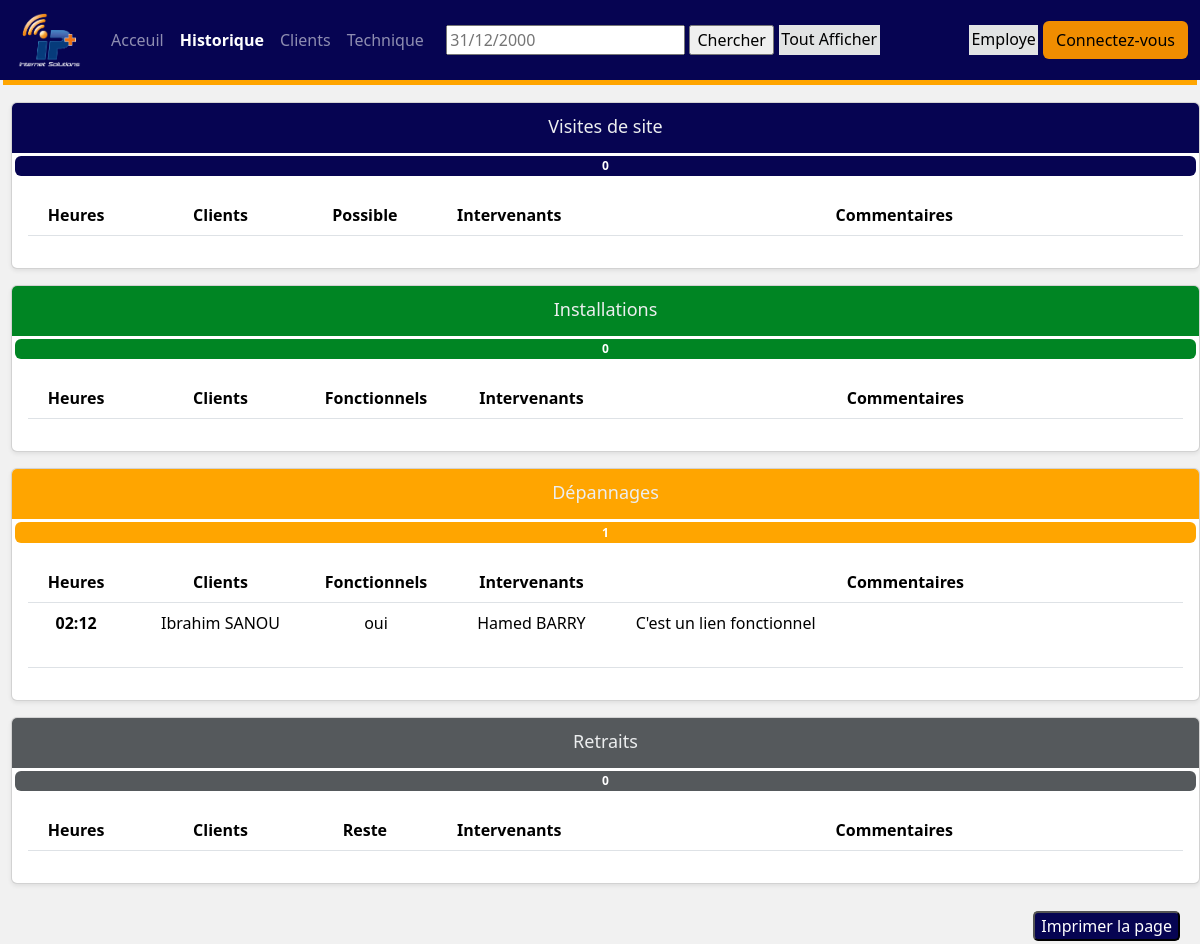
Page /historique/ on the committed database.
### home/models.py (models this page shows, shortened)
class Depannage(models.Model):
    date = models.DateField(auto_now_add=True)
    heure = models.TimeField(auto_now_add=True)
    client = models.ForeignKey(Client,on_delete=models.CASCADE)
    employe = models.ManyToManyField(Employe)
    etat = models.CharField(max_length=4,choices=choix, default="oui")
    comment = models.TextField(max_length=250)
    caractéristique = models.ImageField(upload_to='caracteristique',blank=True,null=True)
    mat = models.ImageField(upload_to='mat',blank=True,null=True)

class Client(models.Model):
    first_name = models.CharField(max_length=30)
    last_name = models.CharField(max_length=40)
    phone_number = models.IntegerField()
    routeur = models.ForeignKey(Routeur,on_delete=models.CASCADE,null=True)
    antenne = models.ForeignKey(Antenne,on_delete=models.CASCADE,null=True)

class Employe(models.Model):
    choix = [
        ('DG', 'Directeur Générale'),
        ('DAF', 'Directeur Affaire Financière'),
        ('DT', 'Directeur Technique'),
        ('Ingénieur', 'Ingénieur'),
        ('Technicien', 'Technicien'),
        ('Commercial', 'Commercial'),
    ]
    first_name = models.CharField(max_length=30)
    last_name = models.CharField(max_length=40)
    job = models.CharField(max_length=20,choices=choix,default='Technicien')
    phone_number = models.IntegerField()
    leave = models.BooleanField(default=False)
    profil = models.ImageField(upload_to='profil',null=True,blank=True)

### home/views.py (the view)
# urls.py: path('historique/', views.historique, name='historique'),
def historique(request,temps=datetime.now()):
    context={'form':Dateform()}
    if request.method == 'POST':
        form = Dateform(request.POST)
        if form.is_valid():
            form_date = str(request.POST['date'])
            if form_date != "":
                temps = datetime.strptime(str(form_date), '%d/%m/%Y')
                tmp = temps
    else:
        context['form'] = Dateform()
    visite = Visite.objects.filter(date=temps)
    installation = Installation.objects.filter(date=temps)
    depannage = Depannage.objects.filter(date=temps)
    retrait = Retrait.objects.filter(date=temps)
    context.update({
        'visites' : visite,
        'nbr_visite' : len(visite),
        'installations' : installation,
        'nbr_installation' : len(installation),
        'depannages' : depannage,
        'nbr_depannage' : len(depannage),
        'retraits' : retrait,
        'nbr_retrait' : len(retrait),
    })
    return render(request, 'home/historique.html', context)

### home/forms.py
class Dateform(forms.Form):
	date = forms.DateField(label="",input_formats=['%d/%m/%Y'],widget= forms.TextInput(attrs={'placeholder':'31/12/2000'}))

### home/templates/home/historique.html (shortened to what this page needs)
{% extends './base.html' %}
{% load static %}
    {% block recherche %}
    <form method="POST">
        {{form}}
      <input type="submit" value="Chercher">
    </form>
      <a href="{% url 'historiqueAll'%}" style="background-color: #E2E4E4;text-decoration: none;color: black; padding:0.4%;margin-left: 5px ;">
      Tout Afficher
      </a>
      <a href="{% url 'index'%}info/0" style="background-color: #E2E4E4;text-decoration: none;color: black; padding:0.4%;margin-left: 15% ;">
      Employe
      </a>
    {% endblock %}
    {% block content %}
        <br>
        <div class="voir">
          <br><br>
          <div>
            <div class="row g-3" style="margin-left: 3px ;">
              <div id="v">
                <div class="card shadow-sm">
                  <svg class="bd-placeholder-img card-img-top" width="100%" height="50" xmlns="http://www.w3.org/2000/svg" role="img" aria-label="Placeholder: Thumbnail" preserveAspectRatio="xMidYMid slice" focusable="false"><title>Placeholder</title><rect width="100%" height="100%" fill="#060452"/><text x="50%" y="50%" fill="#eceeef" dy=".3em">Visites de site<span class="badge bleu">{{nbr_visite}}</span></text></svg>
                  <div class="card-body">
                    <table class="table table-hover ">
                      <thead>
                        <tr>
                          <th scope="col" class="col-1 centre">Heures</th>
                          <th scope="col" class="col-2 centre">Clients</th>
                          <th scope="col" class="col-1 centre">Possible</th>
                          <th scope="col" class="col-2 centre">Intervenants</th>
                          <th scope="col" class="centre">Commentaires</th>
                        </tr>
                      </thead>
                    </table>
                  </div>
                </div>
              </div>
              <div id="i">
                <div class="card shadow-sm">
                  <svg class="bd-placeholder-img card-img-top" width="100%" height="50" xmlns="http://www.w3.org/2000/svg" role="img" aria-label="Placeholder: Thumbnail" preserveAspectRatio="xMidYMid slice" focusable="false"><title>Placeholder</title><rect width="100%" height="100%" fill="#008523"/><text x="50%" y="50%" fill="#eceeef" dy=".3em">Installations<span class="badge vert">{{nbr_installation}} </span></text></svg>
                  <div class="card-body">
                    <table class="table table-hover ">
                      <thead>
                        <tr>
                          <th scope="col" class="col-1 centre">Heures</th>
                          <th scope="col" class="col-2 centre">Clients</th>
                          <th scope="col" class="col-1 centre">Fonctionnels</th>
                          <th scope="col" class="col-2 centre">Intervenants</th>
                          <th scope="col" class="centre">Commentaires</th>
                        </tr>
                      </thead>
                    </table>
                  </div>
                </div>
              </div>
              <div id="d">
                <div class="card shadow-sm" >
                  <svg class="bd-placeholder-img card-img-top" width="100%" height="50" xmlns="http://www.w3.org/2000/svg" role="img" aria-label="Placeholder: Thumbnail" preserveAspectRatio="xMidYMid slice" focusable="false"><title>Placeholder</title><rect width="100%" height="100%" fill="orange"/><text x="50%" y="50%" fill="#eceeef" dy=".3em">Dépannages<span class="badge orange">{{nbr_depannage}} </span></text></svg>
                  <div class="card-body">
                    <table class="table table-hover ">
                      <thead>
                        <tr>
                          <th scope="col" class="col-1 centre">Heures</th>
                          <th scope="col" class="col-2 centre">Clients</th>
                          <th scope="col" class="col-1 centre">Fonctionnels</th>
                          <th scope="col" class="col-2 centre">Intervenants</th>
                          <th scope="col" class="centre">Commentaires</th>
                        </tr>
                      </thead>
                      <tbody>
                      {% for depannage in depannages %}
                        <tr>
                          <th class="centre">{{ depannage.heure }}</th>
                          <td class="centre">{{ depannage.client.first_name | title }} {{ depannage.client.last_name |upper}}</td>
                          <td class="centre">{{ depannage.etat }}</td>
                          <td class="centre">
                            {% for employe in depannage.employe.all %}
                                {{ employe.first_name | title  }} {{ employe.last_name |upper}} <br><br>
                            {%  endfor %}
                          </td>
                          <td>{{ depannage.comment }}</td>
                        </tr>
                      {% endfor %}
                      </tbody>
                    </table>
                  </div>
                </div>
              </div>
              <div id="r">
                <div class="card shadow-sm">
                  <svg class="bd-placeholder-img card-img-top" width="100%" height="50" xmlns="http://www.w3.org/2000/svg" role="img" aria-label="Placeholder: Thumbnail" preserveAspectRatio="xMidYMid slice" focusable="false"><title>Placeholder</title><rect width="100%" height="100%" fill="#55595c"/><text x="50%" y="50%" fill="#eceeef" dy=".3em">Retraits<span class="badge rouge">{{nbr_retrait}}</span></text></svg>
                  <div class="card-body">
                    <table class="table table-hover ">
                      <thead>
                        <tr>
                          <th scope="col" class="col-1 centre">Heures</th>
                          <th scope="col" class="col-2 centre">Clients</th>
                          <th scope="col" class="col-1 centre">Reste</th>
                          <th scope="col" class="col-2 centre">Intervenants</th>
                          <th scope="col" class="centre">Commentaires</th>
                        </tr>
                      </thead>
                    </table>
                  </div>
                </div>
              </div>
            </div>
          </div>
        </div>
        {% include './impression.html'%}
    {% endblock %}>

### home/static/css/style.css (style rules this page uses)
.orange, .btn-warning { background-color: #F08D00; }
.bleu { margin: 3px; background-color: #060452; }
.vert { margin: 3px; background-color: #008523; }
.orange { margin: 3px; background-color: orange; }
.rouge { margin: 3px; background-color: #55595c; }
.bd-placeholder-img { font-size: 1.125rem; text-anchor: middle; -webkit-user-select: none; -moz-user-select: none; user-select: none; }
.centre { text-align: center; }

### home/templates/home/historique.html (style rules this page uses)
a { text-decoration: none; color: black; }

### rows in the picture
Depannage: heure "02:12", client.first_name "Ibrahim", client.last_name "SANOU", etat "oui", comment "C'est un lien fonctionnel"
Employe: first_name "Hamed", last_name "BARRY"

### other values in the picture
{{ nbr_visite }} "0"
{{ nbr_installation }} "0"
{{ nbr_depannage }} "1"
{{ nbr_retrait }} "0"
